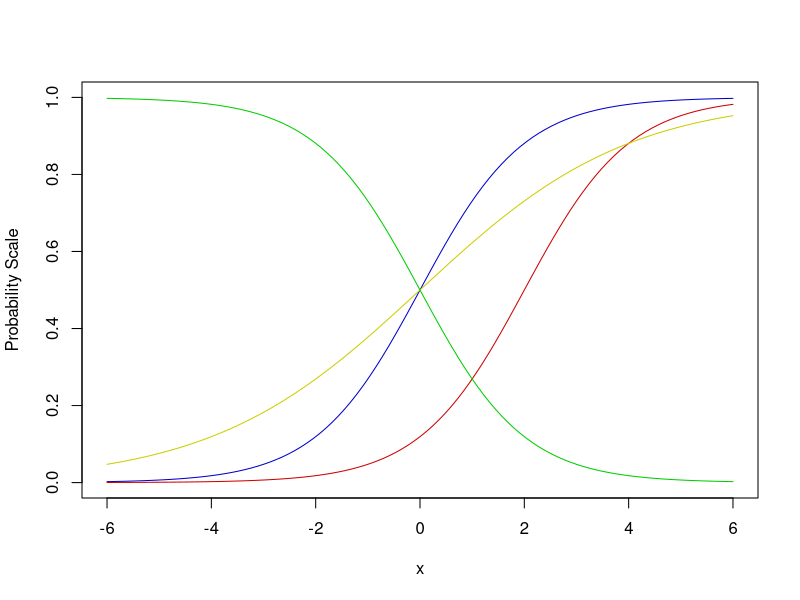

The R source for this figure: (Note: this script raises an error after producing the figure.)
## ---- chunk 1
# R options
options(
  htmltools.dir.version = FALSE, # for blogdown
  show.signif.stars = FALSE,     # for regression output
  warm = 1
  )
# Set dpi and height for images
library(knitr)
knitr::opts_chunk$set(fig.height = 2.65, dpi = 300,fig.align='center',fig.show='hold',size='footnotesize', small.mar=TRUE) 
# For nonsese...
htmltools::tagList(rmarkdown::html_dependency_font_awesome())
## ---- chunk 2
library(knitr)
library(kableExtra)
library(lattice)
#library(dplyr)
library(MASS)
library(arm)
## ---- chunk 3
curve(invlogit((x)),xlim=c(-6,6),ylim=c(0,1),col="blue3",ylab="Probability Scale")
curve(invlogit((-2+x)),col="red3",add=T)
curve(invlogit((0.5*x)),col="yellow3",add=T)
curve(invlogit((-x)),col="green3",add=T)
## ---- chunk 4
knitr::include_graphics("img/phew.gif")
